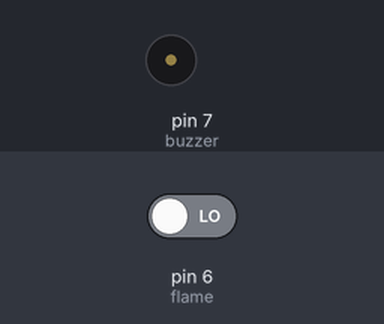
A program run on a simulated Arduino Uno, built with avr-gcc and run on an emulated ATmega328P. Parts: buzzer (waves = sounding, pin HIGH). The inputs (shaded band) are chosen by the test bench; at power-on: pin 6 (flame) LOW.

Above: at 1.2 s.
1.3 s: pin 6 (flame) driven HIGH
At 1.6 s:
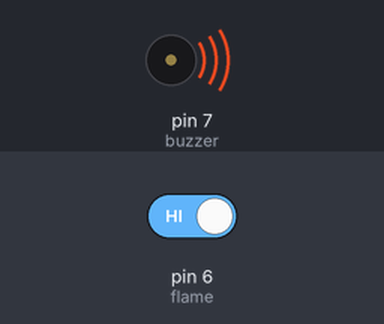
2.8 s: pin 6 (flame) driven LOW
At 4.0 s:
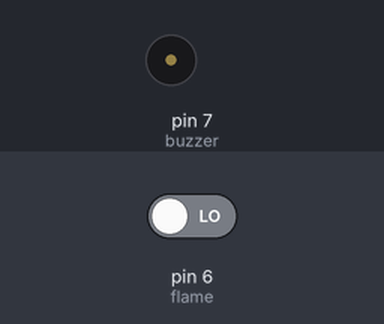
Timing chart, 0 to 5.8 s (numbered marks = the images above; inputs shaded):
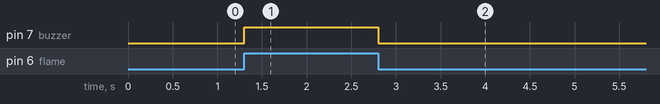

The program:

main.cpp
```cpp
#include<Arduino.h>
#define buzzer 7
#define flame 6

void setup()
{
  pinMode(flame,INPUT);
  pinMode(buzzer,OUTPUT);
}

void loop()
{
  int buzzer_val=digitalRead(flame);
  if(buzzer_val == HIGH)
  digitalWrite(buzzer,HIGH);
  else
  {
    digitalWrite(buzzer,LOW);
  }
  delay(100);
}
```

Measured:
- after the input at 1.3 s, pin 7 (buzzer): LOW → HIGH at once
- after the input at 2.8 s, pin 7 (buzzer): HIGH → LOW at once
